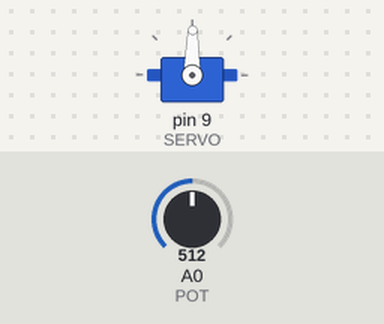
A sketch run on a simulated Arduino Uno, built with avr-gcc and run on an emulated ATmega328P. Shown: servo. The inputs (shaded band) are chosen by the test bench; at power-on: A0 (POT) = 512.

Above: at 1.2 s.
1.3 s: A0 (POT) set to 716
At 1.6 s:
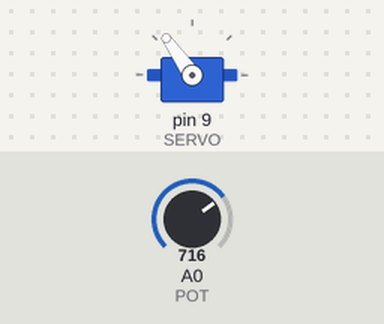
2.8 s: A0 (POT) set to 900
At 3.6 s:
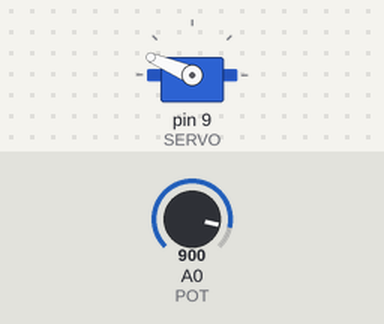
4.3 s: A0 (POT) set to 1023
At 5.1 s:
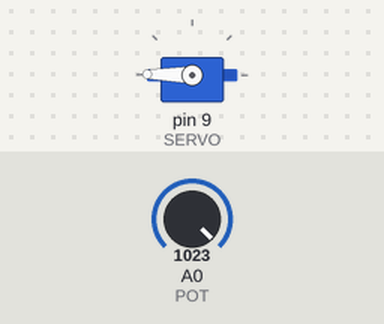
5.8 s: A0 (POT) set to 306
At 7.0 s:
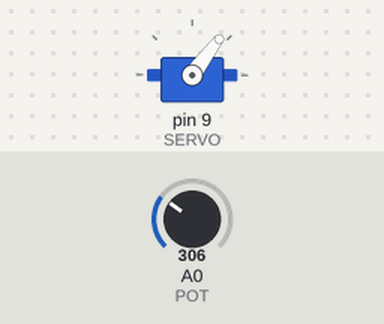
7.3 s: A0 (POT) set to 122
At 8.5 s:
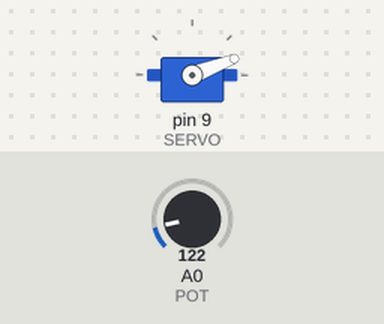
8.8 s: A0 (POT) set to 511
At 9.4 s:
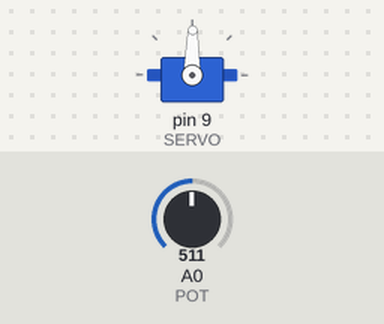
Timing chart, 0 to 11.3 s (numbered marks = the images above; inputs shaded):
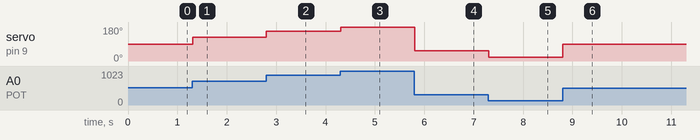

The sketch:

servo_potentiometer_control.ino
```cpp
                                            // SERVO POTENTIOMETER CONTROL

#include <Servo.h>

const int SERVO=9;                          // Servo on Pin 9
const int POT=0;                            // POT on Analog pin 0

Servo myServo;
int val = 0;                                // For string the reading from POT

void setup() {
  myServo.attach(SERVO);
}

void loop() {
  val = analogRead(POT);                    // Read POT
  val = map(val, 0, 1023, 0, 179);          // Scale it to servo ranges
  myServo.write(val);                       // Sets the servo
  delay(15);                                // Waits for the servo
}
```

Measured:
- after the input at 1.3 s, servo on pin 9 (SERVO): 89° → 125° at once
- after the input at 2.8 s, servo on pin 9 (SERVO): 125° → 157° at once
- after the input at 4.3 s, servo on pin 9 (SERVO): 157° → 179° at once
- after the input at 5.8 s, servo on pin 9 (SERVO): 179° → 53° at once
- after the input at 7.3 s, servo on pin 9 (SERVO): 53° → 21° at once
- after the input at 8.8 s, servo on pin 9 (SERVO): 21° → 89° at once
